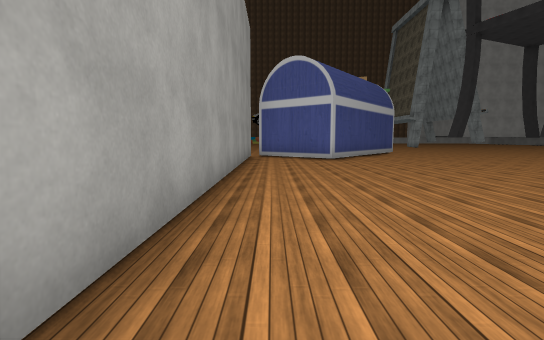
view 1 (above)

19 first-person views from a walk through a 3-D level made in the Unity game engine. The camera is 1.3 m above the floor, tilts 6° down and sees 85° across. The floor is counted in squares, 2 m on a side. Each view is taken from the middle of a square. On the plan, view 1 faces up. The plan holds only what a view shows up to about 9 squares ahead; the rest is blank. The place goes on beyond the plan. The player character is not drawn. Some surface patterns are stand-ins.

view 2
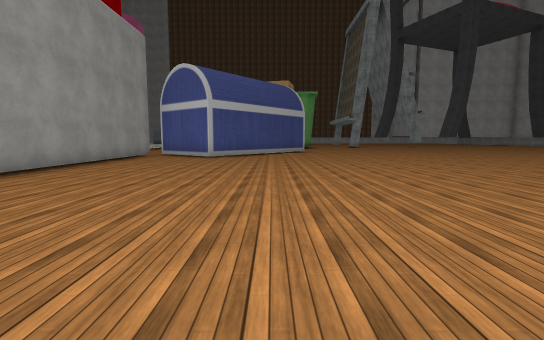

view 3
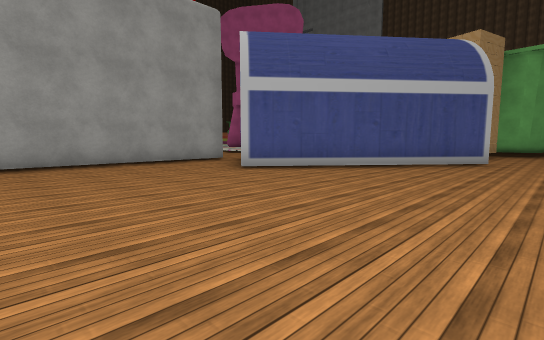

view 4
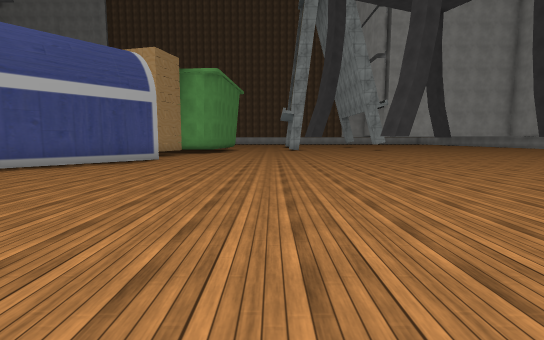

view 5
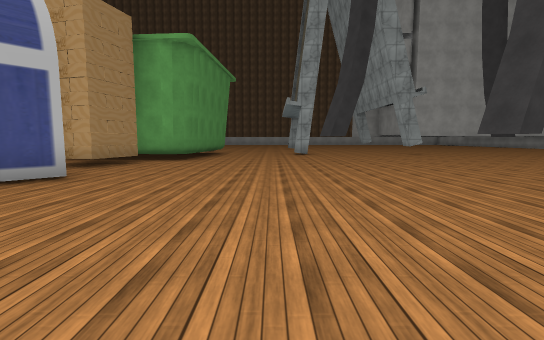

view 6
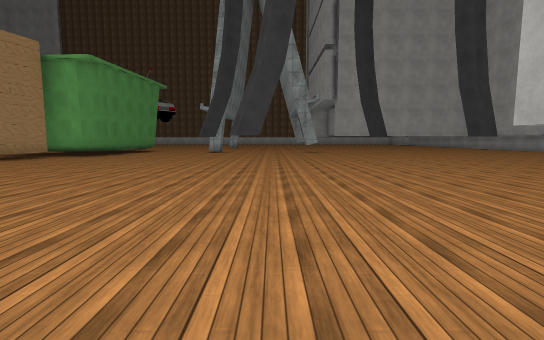

view 7
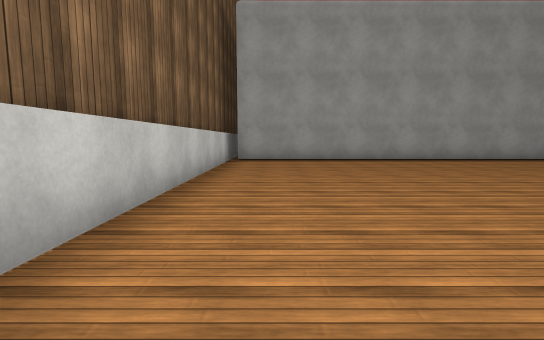

view 8
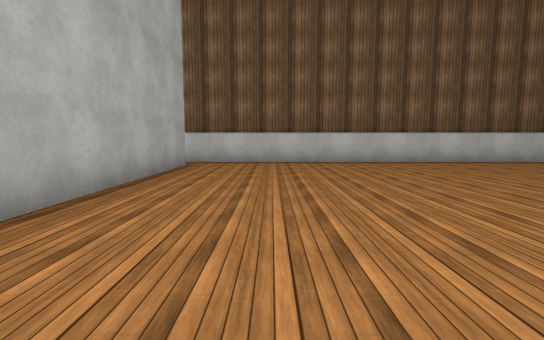

view 9
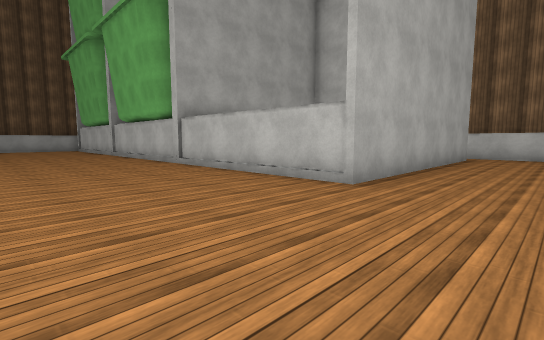

view 10
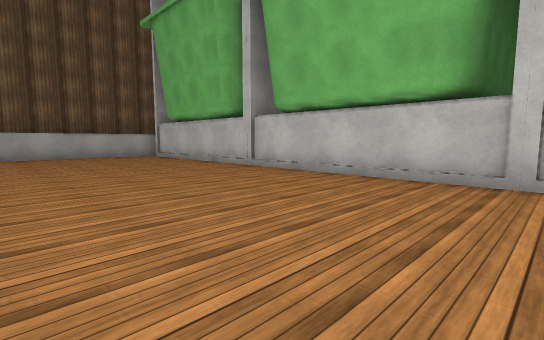

view 11
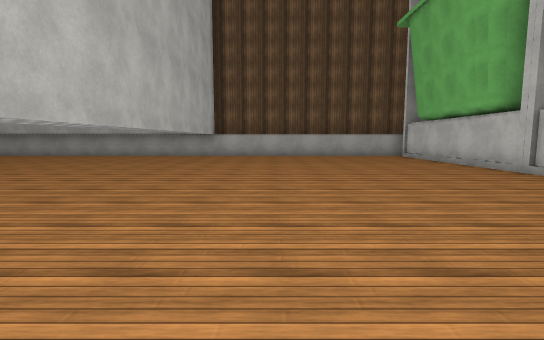

view 12
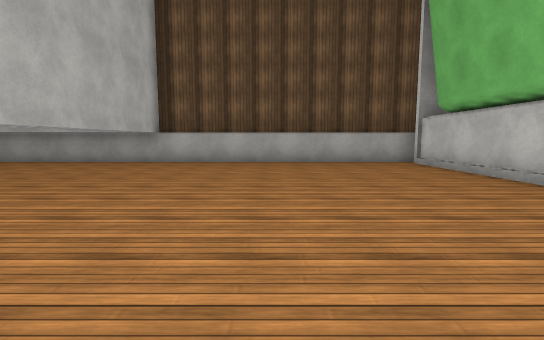

view 13
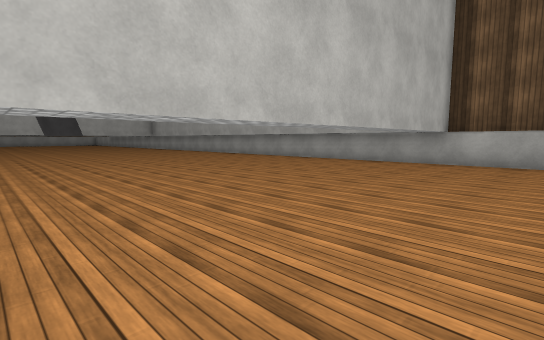

view 14
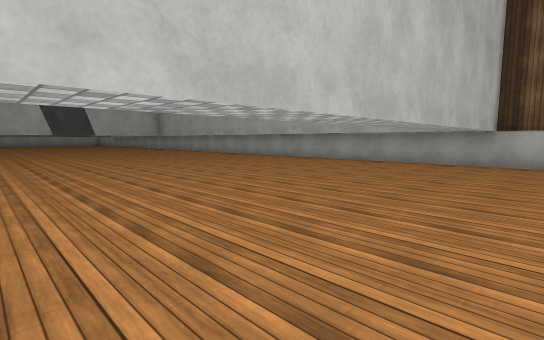

view 15
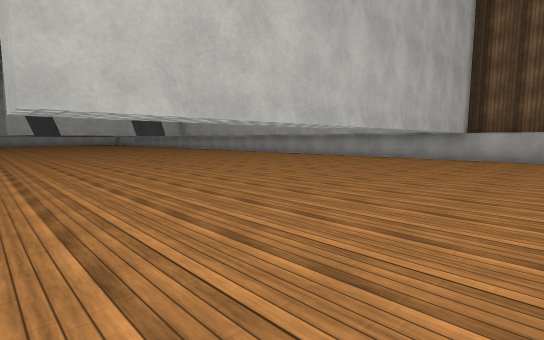

view 16
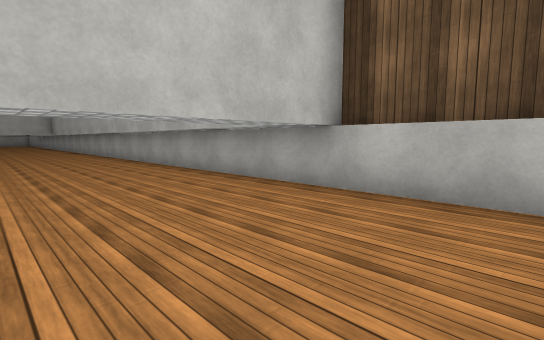

view 17
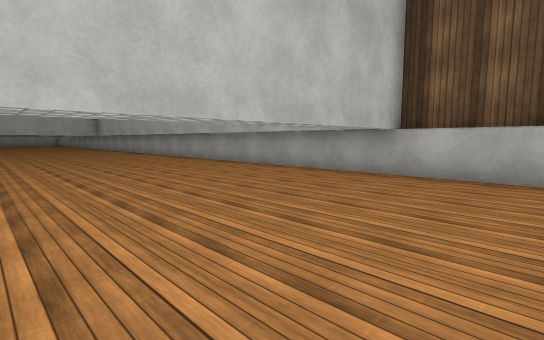

view 18
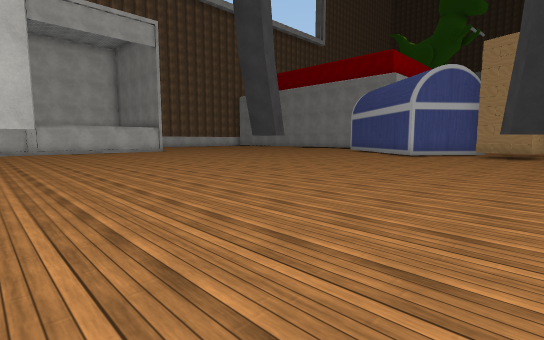

view 19
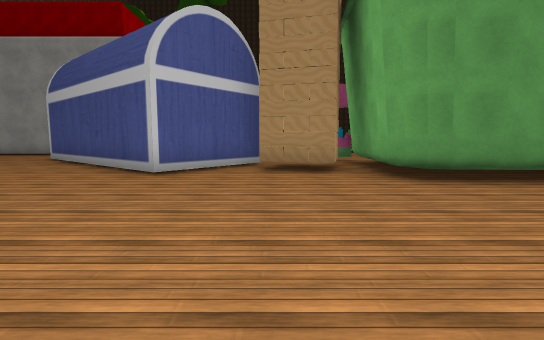

### Floor plan
Key: @ floor where view 1 was taken; # wall or solid block; . floor; ^ raised ledge; T tower; H thing the floor can be seen under or through; O other object.
Columns run from 1 left of view 1 to 27 right of it. Each row starts with its distance up from view 1.
 18    OO#^#...................#
 17    O.TT....................#
 16     #TT....................#
 15     ##.....................#
 14      ##....................#
 13      ##......#.............#
 12     ##.....................#
 11    ##.............HHHHHHHHH##
 10 #. #........................#
  9 #...........................#
  8 #...........................#
  7 #...........................#
  6 #...........................#
  5 #...........................#
  4 #...........................#
  3 #...........#################
  2 #...........#
  1 #...........#
  0 #@..........#
 -1 #...........#
 -2 #...........#
 -3 #...........#
 -4 #...........
 -5 ############

Positions as (right, up) in squares from view 1, and headings:
1: (0, 0), facing up
2: (4, -1), facing up
3: (7, 5), facing up-left
4: (9, 5), facing up
5: (9, 9), facing up
6: (13, 7), facing up
7: (8, -3), facing left
8: (8, 4), facing down
9: (8, 7), facing down-right
10: (15, 8), facing down-right
11: (15, 8), facing right
12: (18, 7), facing right
13: (18, 8), facing up-right
14: (18, 9), facing up-right
15: (16, 8), facing up-right
16: (23, 8), facing up-right
17: (21, 8), facing up-right
18: (17, 18), facing down-left
19: (11, 16), facing left
